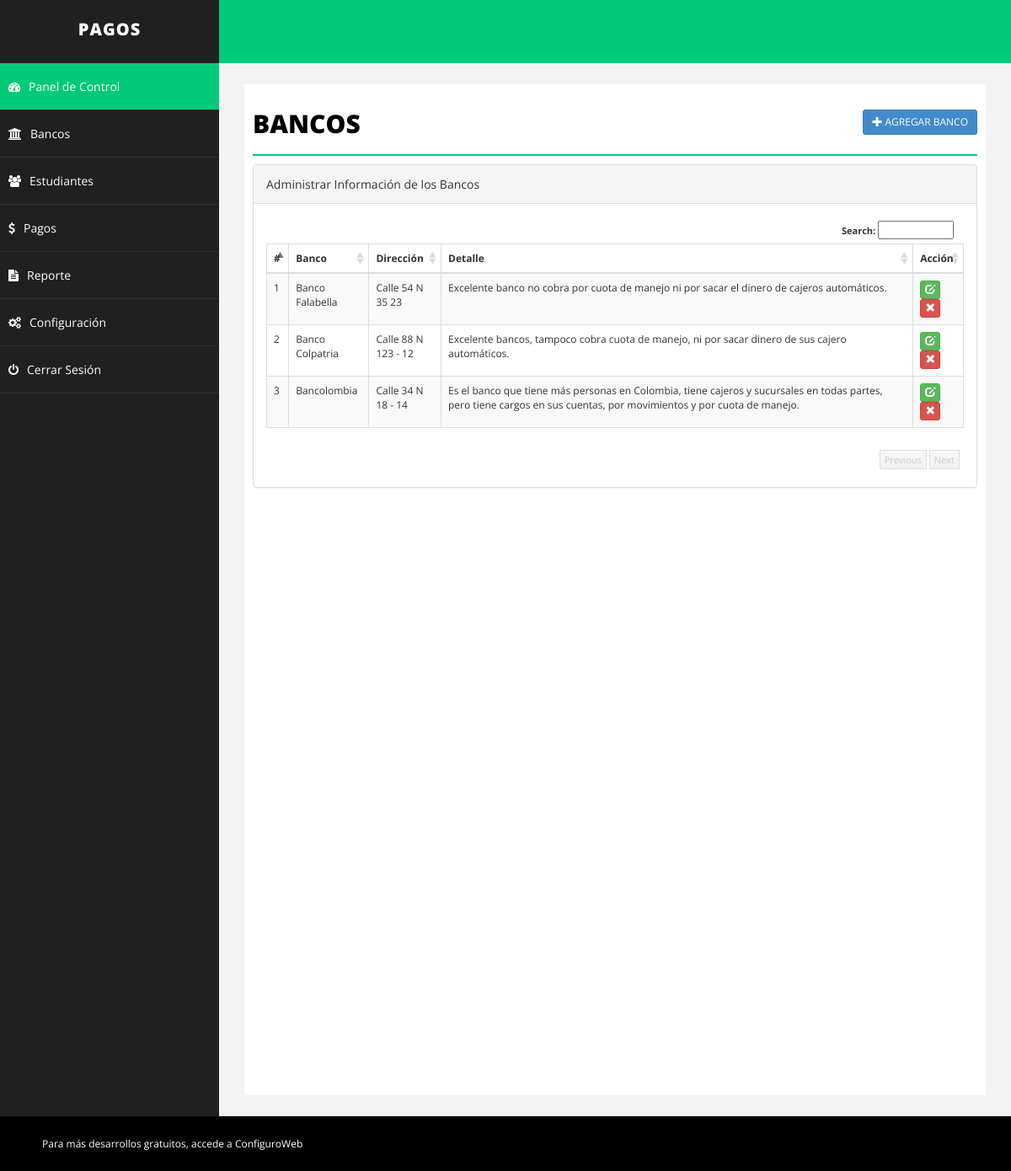
/branch.php (signed in), run on the app's committed database.
### tables this page shows
CREATE TABLE `branch` (
  `id` int(255) NOT NULL,
  `branch` varchar(255) NOT NULL,
  `address` text NOT NULL,
  `detail` text NOT NULL,
  `delete_status` enum('0','1') NOT NULL DEFAULT '0'
);

### branch.php (the view, shortened to what this page needs)
<?php
include("php/dbconnect.php");
$branch='';
$address='';
$detail = '';
$id= '';
$action = "add";
?>
<!DOCTYPE html>
<html xmlns="http://www.w3.org/1999/xhtml">
<head>
    <link href="css/bootstrap.css" rel="stylesheet" />
    <link href="css/font-awesome.css" rel="stylesheet" />
    <link href="css/basic.css" rel="stylesheet" />
    <link href="css/custom.css" rel="stylesheet" />
</head>
<?php
include("php/header.php");
?>
        <div id="page-wrapper">
            <div id="page-inner">
                <div class="row">
                    <div class="col-md-12">
                        <h1 class="page-head-line">Bancos
						<?php
						echo (isset($_GET['action']) && @$_GET['action']=="add" || @$_GET['action']=="edit")?
						' <a href="branch.php" class="btn btn-primary btn-sm pull-right">Volver <i class="glyphicon glyphicon-arrow-right"></i></a>':'<a href="branch.php?action=add" class="btn btn-primary btn-sm pull-right"><i class="glyphicon glyphicon-plus"></i> Agregar Banco </a>';
						?>
						</h1>
                    </div>
                </div>
        <?php
		 if(isset($_GET['action']) && @$_GET['action']=="add" || @$_GET['action']=="edit")
		 {
		?>
			<script type="text/javascript" src="js/validation/jquery.validate.min.js"></script>
                <div class="row">
                    <div class="col-sm-8 col-sm-offset-2">
               <div class="panel panel-primary">
                        <div class="panel-heading">
                           <?php echo ($action=="add")? "Agregar Banco": "Editar Banco"; ?>
                        </div>
						<form action="branch.php" method="post" id="signupForm1" class="form-horizontal">
                        <div class="panel-body">
						<div class="form-group">
								<label class="col-sm-2 control-label" for="Old">Banco </label>
								<div class="col-sm-10">
									<input type="text" class="form-control" id="branch" name="branch" value="<?php echo $branch;?>"  />
								</div>
							</div>
							<div class="form-group">
								<label class="col-sm-2 control-label" for="Password"> Dirección </label>
								<div class="col-sm-10">
	                        <textarea class="form-control" id="address" name="address"><?php echo $address;?></textarea >
								</div>
							</div>
							<div class="form-group">
								<label class="col-sm-2 control-label" for="Confirm"> Detalle</label>
								<div class="col-sm-10">
									    <textarea class="form-control" name="detail" id="detail"><?php echo $detail;?></textarea >
								</div>
							</div>
						<div class="form-group">
								<div class="col-sm-8 col-sm-offset-2">
								<input type="hidden" name="id" value="<?php echo $id;?>">
								<input type="hidden" name="action" value="<?php echo $action;?>">
									<button type="submit" name="save" class="btn btn-primary">Guardar </button>
								</div>
							</div>
                         </div>
							</form>
                        </div>
                            </div>
                </div>
		<script type="text/javascript">
		$( document ).ready( function () {
			 if($("#signupForm1").length > 0)
         {
			$( "#signupForm1" ).validate( {
				rules: {
					branch: "required",
					address: "required"
				},
				messages: {
					branch: "Please enter branch name",
					address: "Please enter address"
				},
				errorElement: "em",
				errorPlacement: function ( error, element ) {
					// Add the `help-block` class to the error element
					error.addClass( "help-block" );
					// Add `has-feedback` class to the parent div.form-group
					// in order to add icons to inputs
					element.parents( ".col-sm-10" ).addClass( "has-feedback" );
					if ( element.prop( "type" ) === "checkbox" ) {
						error.insertAfter( element.parent( "label" ) );
					} else {
						error.insertAfter( element );
					}
					// Add the span element, if doesn't exists, and apply the icon classes to it.
					if ( !element.next( "span" )[ 0 ] ) {
						$( "<span class='glyphicon glyphicon-remove form-control-feedback'></span>" ).insertAfter( element );
					}
				},
				success: function ( label, element ) {
					// Add the span element, if doesn't exists, and apply the icon classes to it.
					if ( !$( element ).next( "span" )[ 0 ] ) {
						$( "<span class='glyphicon glyphicon-ok form-control-feedback'></span>" ).insertAfter( $( element ) );
					}
				},
				highlight: function ( element, errorClass, validClass ) {
					$( element ).parents( ".col-sm-10" ).addClass( "has-error" ).removeClass( "has-success" );
					$( element ).next( "span" ).addClass( "glyphicon-remove" ).removeClass( "glyphicon-ok" );
				},
				unhighlight: function ( element, errorClass, validClass ) {
					$( element ).parents( ".col-sm-10" ).addClass( "has-success" ).removeClass( "has-error" );
					$( element ).next( "span" ).addClass( "glyphicon-ok" ).removeClass( "glyphicon-remove" );
				}
			} );
			}
		} );
	</script>
		<?php
		}else{
		?>
		 <link href="css/datatable/datatable.css" rel="stylesheet" />
		<div class="panel panel-default">
                        <div class="panel-heading">
                            Administrar Información de los Bancos
                        </div>
                        <div class="panel-body">
                             <div class="table-sorting table-responsive">
                                <table class="table table-striped table-bordered table-hover" id="tSortable22">
                                    <thead>
                                        <tr>
                                            <th>#</th>
                                            <th>Banco</th>
                                            <th>Dirección</th>
                                            <th>Detalle</th>
											<th>Acción</th>
                                        </tr>
                                    </thead>
                                    <tbody>
									<?php
									$sql = "select * from branch where delete_status='0'";
									$q = $conn->query($sql);
									$i=1;
									while($r = $q->fetch_assoc())
									{
									echo '<tr>
                                            <td>'.$i.'</td>
                                            <td>'.$r['branch'].'</td>
                                            <td>'.$r['address'].'</td>
                                            <td>'.$r['detail'].'</td>
											<td>
											<a href="branch.php?action=edit&id='.$r['id'].'" class="btn btn-success btn-xs"><span class="glyphicon glyphicon-edit"></span></a>
											<a onclick="return confirm(\'Realmente deseas continuar. Si confirmas el registro se eliminará de manera irreversible\');" href="branch.php?action=delete&id='.$r['id'].'" class="btn btn-danger btn-xs"><span class="glyphicon glyphicon-remove"></span></a> </td>
                                        </tr>';
										$i++;
									}
									?>
                                    </tbody>
                                </table>
                            </div>
                        </div>
                    </div>
		<?php
		}
		?>
            </div>
        </div>
    </div>
    <div id="footer-sec">
	Para más desarrollos gratuitos, accede a <a href="https://www.configuroweb.com/" target="_blank">ConfiguroWeb</a>
    </div>
</body>
</html>

### css/basic.css (style rules this page uses)
body { font-family: 'Open Sans', sans-serif; line-height:25px; }
#page-wrapper { padding: 15px 15px; min-height: 600px; background: #F3F3F3; }
#page-inner { width: 100%; margin: 10px 20px 10px 0px; background-color: #fff!important; padding: 10px; min-height: 1200px; }
.page-head-line { font-size: 30px; text-transform: uppercase; color: #000; font-weight: 800; padding-bottom: 20px; border-bottom: 2px solid #00CA79; margin-bottom: 10px; }
#footer-sec { background-color:#000; padding:20px 50px; color:#fff; font-size:12px; }
#footer-sec a { color:#fff; }
@media (min-width:768px) { #page-wrapper { margin: 0 0 0 260px; padding: 15px 30px; min-height: 1200px; } }

### css/datatable/datatable.css (style rules this page uses)
.dataTable { float: left; }
.table-sorting { padding: 0px; position: relative; font-size: 12px; background-color: #FFF; }
.table-sorting .table { border-top: 1px solid #DDD; border-bottom: 1px solid #DDD; }
.table-sorting .sorting_asc { background: url('../../img/datatable/sort_asc.png') no-repeat center right; cursor: pointer; }
.table-sorting .sorting { background: url('../../img/datatable/sort_both.png') no-repeat center right; cursor: pointer; }

### data on the page
branch: branch "Banco Falabella", address "Calle 54 N 35 23", detail "Excelente banco no cobra por cuota de manejo ni por sacar el dinero de cajeros automáticos."
branch: branch "Banco Colpatria", address "Calle 88 N 123 - 12", detail "Excelente bancos, tampoco cobra cuota de manejo, ni por sacar dinero de sus cajero automáticos."
branch: branch "Bancolombia", address "Calle 34 N 18 - 14", detail "Es el banco que tiene más personas en Colombia, tiene cajeros y sucursales en todas partes, pero tiene cargos en sus cuentas, por movimientos y por cuota de manejo."
